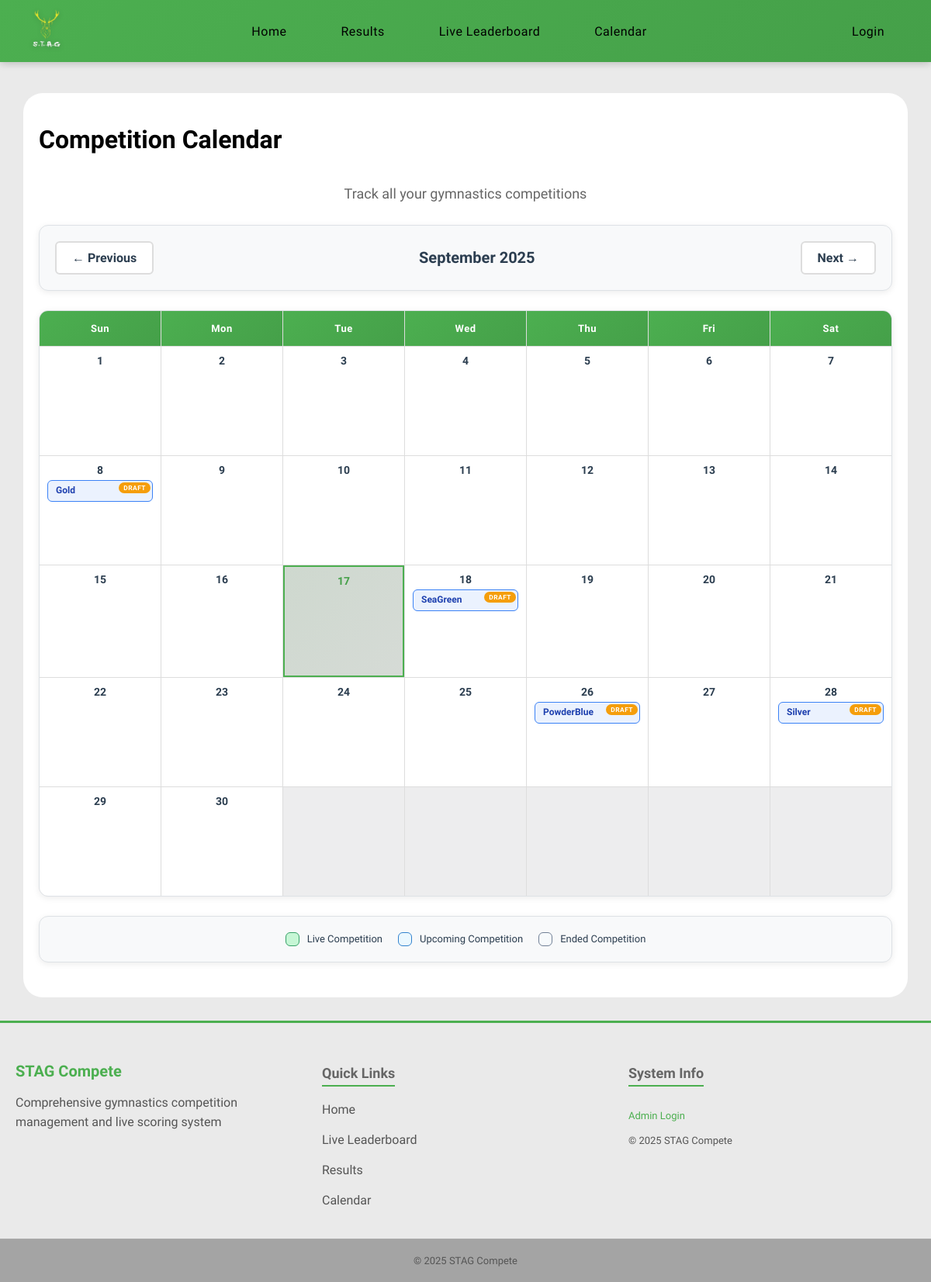
/calendar, run on the app's committed database.
### models.py (models this page shows)
class Competitions(db.Model):
    __tablename__ = 'competitions'
    id = db.Column(
        db.Integer, primary_key=True
    )
    season_id = db.Column(
        db.Integer, db.ForeignKey('seasons.id'), nullable=False
    )
    name = db.Column(
        db.String(50), nullable=False
    )
    address = db.Column(
        db.String(100), nullable=False
    )
    competition_date = db.Column(
        db.Date, nullable=True
    )
    status = db.Column(
        db.String(20), nullable=False, default='draft'
    )
    started_at = db.Column(
        db.DateTime, nullable=True
    )
    ended_at = db.Column(
        db.DateTime, nullable=True
    )
    entries = db.relationship(
        'Entries', backref='competitions'
    )
    season = db.relationship(
        'Seasons', backref='competitions'
    )

### routes/calendar_routes.py (the view)
@main.route('/calendar')
def calendar_view():
    year = request.args.get('year', datetime.now().year, type=int)
    month = request.args.get('month', datetime.now().month, type=int)
    if month > 12:
        month = 1
        year += 1
    elif month < 1:
        month = 12
        year -= 1
    cal = calendar.monthcalendar(year, month)
    month_name = calendar.month_name[month]
    start_date = datetime(year, month, 1).date()
    if month == 12:
        end_date = datetime(year + 1, 1, 1).date() - timedelta(days=1)
    else:
        end_date = datetime(year, month + 1, 1).date() - timedelta(days=1)
    competitions = models.Competitions.query.filter(
        models.Competitions.competition_date.between(start_date, end_date)
    ).all()
    competitions_by_date = {}
    for comp in competitions:
        if comp.competition_date:
            day = comp.competition_date.day
            if day not in competitions_by_date:
                competitions_by_date[day] = []
            competitions_by_date[day].append(comp)
    prev_month = month - 1 if month > 1 else 12
    prev_year = year if month > 1 else year - 1
    next_month = month + 1 if month < 12 else 1
    next_year = year if month < 12 else year + 1
    return render_template(
        'calendar.html',
        calendar_data=cal,
        month_name=month_name,
        year=year,
        month=month,
        competitions_by_date=competitions_by_date,
        prev_month=prev_month,
        prev_year=prev_year,
        next_month=next_month,
        next_year=next_year,
        today=datetime.now()
    )

### routes/__init__.py (called while the page is built)
@main.context_processor  # Ensures this is run before any other routes
def inject_user():
    return dict(
        logged_in='user_id' in session,
        user_roles=session.get('roles', []),
        is_admin='admin' in session.get('roles', []),
        is_judge='judges' in session.get('roles', []),
        user_id=session.get('user_id')
    )

### templates/calendar.html (shortened to what this page needs)
{% extends 'layout.html' %}
{% block content %}
<div class="content">
    <h1>Competition Calendar</h1>
    <p class="page-subtitle">Track all your gymnastics competitions</p>
    <div class="calendar-nav">
        <a href="{{ url_for('main.calendar_view', year=prev_year, month=prev_month) }}" class="nav-btn">
            ← Previous
        </a>
        <div class="current-month">{{ month_name }} {{ year }}</div>
        <a href="{{ url_for('main.calendar_view', year=next_year, month=next_month) }}" class="nav-btn">
            Next →
        </a>
    </div>
    <div class="calendar-grid">
        <div class="calendar-header">Sun</div>
        <div class="calendar-header">Mon</div>
        <div class="calendar-header">Tue</div>
        <div class="calendar-header">Wed</div>
        <div class="calendar-header">Thu</div>
        <div class="calendar-header">Fri</div>
        <div class="calendar-header">Sat</div>
        {% for week in calendar_data %}
        {% for day in week %}
        {% if day == 0 %}
        <div class="calendar-day other-month"></div>
        {% else %}
        {% set is_today = (day == today.day and month == today.month and year == today.year) %}
        <div class="calendar-day {% if is_today %}today{% endif %}">
            <div class="day-number">{{ day }}</div>
            {% if day in competitions_by_date %}
            {% for competition in competitions_by_date[day] %}
            <div class="competition {{ competition.status }}" data-competition-id="{{ competition.id }}">
                <div class="competition-title">{{ competition.name }}</div>
                <span class="status-badge status-{{ competition.status }}">{{ competition.status }}</span>
            </div>
            {% endfor %}
            {% endif %}
        </div>
        {% endif %}
        {% endfor %}
        {% endfor %}
    </div>
    <div class="legend">
        <div class="legend-item">
            <div class="legend-color" style="background: #c6f6d5; border-color: #38a169;"></div>
            <span>Live Competition</span>
        </div>
        <div class="legend-item">
            <div class="legend-color" style="background: #ebf8ff; border-color: #3182ce;"></div>
            <span>Upcoming Competition</span>
        </div>
        <div class="legend-item">
            <div class="legend-color" style="background: #f7fafc; border-color: #718096;"></div>
            <span>Ended Competition</span>
        </div>
    </div>
</div>
{% endblock %}

### static/css/variables.css (style rules this page uses)
:root { --primary-green: #4CAF50; --primary-green-dark: #45a049; --primary-green-darker: #3d8b40; --background-light: #eaeaea; --background-white: #ffffff; --background-section: #f8f9fa; --background-section-alt: #e9ecef; --text-primary: #000000; --text-secondary: #333333; --text-muted: #555555; --text-light: #666666; --text-dark: #2c3e50; --border-light: #ddd; --border-lighter: #dee2e6; --border-lightest: #e0e0e0; --error-color: #dc3545; --error-background: rgba(220, 53, 69, 0.1); --success-color: #28a745; --warning-color: #f59e0b; --info-color: #007bff; --shadow-sm: 0 2px 8px rgba(0, 0, 0, 0.08); --shadow-md: 0 4px 15px rgba(0, 0, 0, 0.1); --shadow-lg: 0 10px 30px rgba(0, 0, 0, 0.3); --shadow-green: 0 4px 15px rgba(76, 175, 80, 0.3); --border-radius-sm: 6px; --border-radius-md: 12px; --border-radius-lg: 15px; --border-radius-xl: 25px; --spacing-xs: 5px; --spacing-sm: 10px; --spacing-md: 15px; --spacing-lg: 20px; --spacing-xl: 25px; --spacing-2xl: 30px; --transition-fast: all 0.3s ease; --transition-slow: all 0.5s ease; --font-size-xs: 12px; --font-size-sm: 13px; --font-size-base: 14px; --font-size-md: 16px; --font-size-lg: 18px; --font-size-xl: 20px; --font-size-2xl: 24px; --font-size-3xl: 32px; --nav-height: 80px; --container-max-width: 1400px; }

### static/css/base.css (style rules this page uses)
html, body { min-height: 100vh; margin: 0; padding: 0; background-color: var(--background-light); font-family: 'Lexend', sans-serif; padding-top: 60px; display: flex; flex-direction: column; }

### static/css/components.css (style rules this page uses)
.status-badge { padding: 4px 8px; border-radius: 4px; font-weight: bold; position: absolute; top: 2px; right: 2px; padding: 2px 6px; border-radius: 10px; font-size: 0.7em; font-weight: 700; text-transform: uppercase; letter-spacing: 0.5px; }
.status-draft { background-color: var(--warning-color); color: white; }

### static/css/layout.css (style rules this page uses)
.content { margin: 0 auto; padding: var(--spacing-lg); font-weight: 300; color: var(--text-primary); background-color: var(--background-white); border-radius: var(--border-radius-xl); width: 100%; max-width: 95%; box-sizing: border-box; display: flex; flex-direction: column; overflow: visible; }

### data on the page
Competitions: name "Gold", status "DRAFT"
Competitions: name "SeaGreen", status "DRAFT"
Competitions: name "PowderBlue", status "DRAFT"
Competitions: name "Silver", status "DRAFT"

### other printed values
{{ month_name }} "September"
{{ year }} "2025"
{{ day }} "1" "2" "3" "4" "5" "6" "7" "8" "9" "10" "11" "12" "13" "14" "15" "16" "17" "18" "19" "20" "21" "22" "23" "24" "25" "26" "27" "28" "29" "30"
